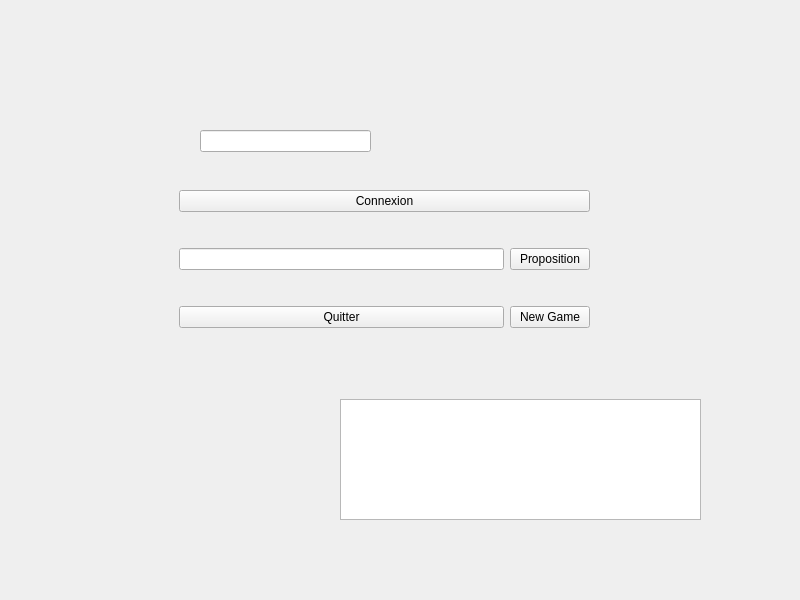
<?xml version="1.0" encoding="UTF-8"?>
<ui version="4.0">
 <class>ClientFiestaWidget</class>
 <widget class="QWidget" name="ClientFiestaWidget">
  <property name="geometry">
   <rect>
    <x>0</x>
    <y>0</y>
    <width>800</width>
    <height>600</height>
   </rect>
  </property>
  <property name="windowTitle">
   <string>ClientFiestaWidget</string>
  </property>
  <widget class="QWidget" name="layoutWidget">
   <property name="geometry">
    <rect>
     <x>179</x>
     <y>160</y>
     <width>411</width>
     <height>201</height>
    </rect>
   </property>
   <layout class="QGridLayout" name="gridLayout">
    <item row="0" column="0" colspan="2">
     <widget class="QPushButton" name="pushButtonConnexion">
      <property name="text">
       <string>Connexion</string>
      </property>
     </widget>
    </item>
    <item row="1" column="0">
     <widget class="QLineEdit" name="lineEditPropMot"/>
    </item>
    <item row="1" column="1">
     <widget class="QPushButton" name="pushButtonPropMot">
      <property name="text">
       <string>Proposition</string>
      </property>
     </widget>
    </item>
    <item row="2" column="0">
     <widget class="QPushButton" name="pushButtonQuitter">
      <property name="text">
       <string>Quitter</string>
      </property>
     </widget>
    </item>
    <item row="2" column="1">
     <widget class="QPushButton" name="pushButtonNewGame">
      <property name="text">
       <string>New Game</string>
      </property>
     </widget>
    </item>
   </layout>
  </widget>
  <widget class="QTextEdit" name="textEdit">
   <property name="geometry">
    <rect>
     <x>340</x>
     <y>399</y>
     <width>361</width>
     <height>121</height>
    </rect>
   </property>
  </widget>
  <widget class="QLineEdit" name="lineEditPseudo">
   <property name="geometry">
    <rect>
     <x>200</x>
     <y>130</y>
     <width>171</width>
     <height>22</height>
    </rect>
   </property>
  </widget>
 </widget>
 <resources/>
 <connections>
  <connection>
   <sender>pushButtonQuitter</sender>
   <signal>clicked()</signal>
   <receiver>ClientFiestaWidget</receiver>
   <slot>close()</slot>
   <hints>
    <hint type="sourcelabel">
     <x>331</x>
     <y>323</y>
    </hint>
    <hint type="destinationlabel">
     <x>425</x>
     <y>453</y>
    </hint>
   </hints>
  </connection>
 </connections>
</ui>
